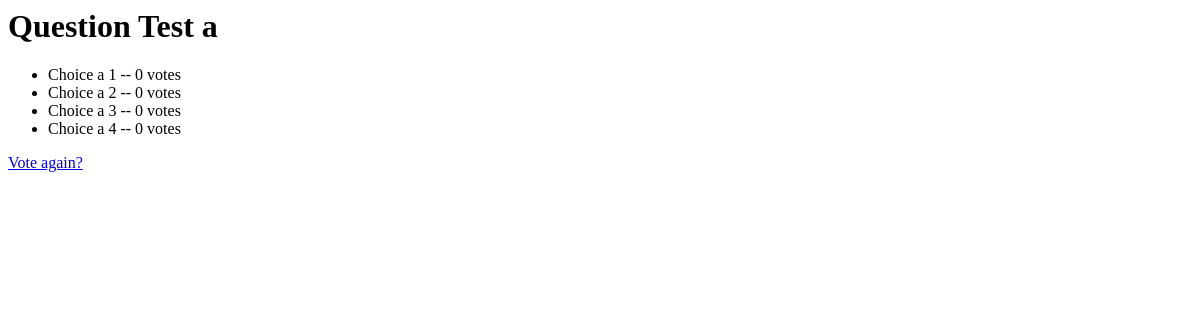
/polls/3/results/, run on an earlier commit of the app's database.
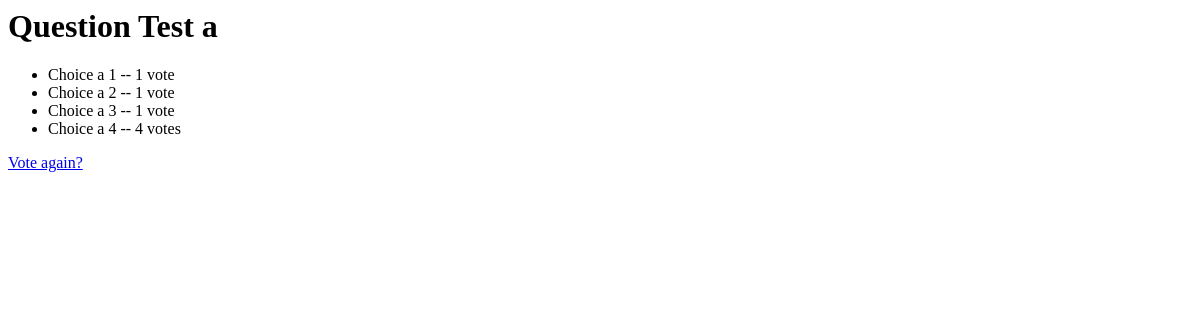
And on a later commit of the database.
### polls/models.py (models this page shows, shortened)
class Question(models.Model):
	question_text = models.CharField(max_length=200)
	pub_date = models.DateTimeField('date published')
	def was_published_recently(self):
		return self.pub_date >= timezone.now() - datetime.timedelta(days=1)
	was_published_recently.admin_order_field = 'pub_date'	# 根据pub_date对was_published_recently显示的数据排序
	was_published_recently.boolean = True	# 显示方式
	was_published_recently.short_description = 'Published recently?'	# 标题列名

class Choice(models.Model):
	question = models.ForeignKey(Question)
	choice_text = models.CharField(max_length=200)
	votes = models.IntegerField(default=0)

### polls/views.py (the view)
# urls.py: url(r'^(?P<pk>[0-9]+)/results/$', views.ResultsView.as_view(), name='results'),	# http://localhost:8000/polls/123123/results/
class ResultsView(generic.DetailView):
	model = Question
	template_name = 'polls/results.html'

### polls/templates/polls/results.html
<h1>{{ question.question_text }}</h1>
<ul>
{% for choice in question.choice_set.all %}
	<li>{{ choice.choice_text }} -- {{ choice.votes }} vote{{ choice.votes|pluralize }}</li>
{% endfor %}
</ul>
<a href="{% url 'polls:detail' question.id %}">Vote again?</a>

What changed in the data, as far as the page shows it:
changed Choice "Choice a 1": votes "0" → "1"
changed Choice "Choice a 2": votes "0" → "1"
changed Choice "Choice a 3": votes "0" → "1"
changed Choice "Choice a 4": votes "0" → "4"
